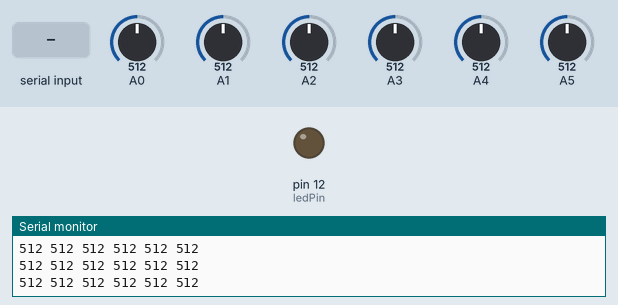
Simulated run of this sketch. Board: Arduino Uno, built with avr-gcc and run on an emulated ATmega328P. Shown: output pins drawn as LEDs (lit = HIGH), the last lines printed to the serial monitor. The inputs (shaded band) are chosen by the test bench; at power-on: A0 = 512, A1 = 512, A2 = 512, A3 = 512, A4 = 512, A5 = 512.

Above: at 1.2 s.
1.3 s: "H" received over Serial
At 2.5 s:
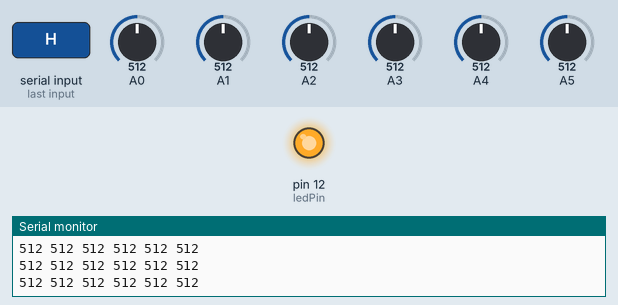
2.8 s: A0 set to 109
5.8 s: A0 set to 95
8.8 s: "L" received over Serial
At 9.6 s:
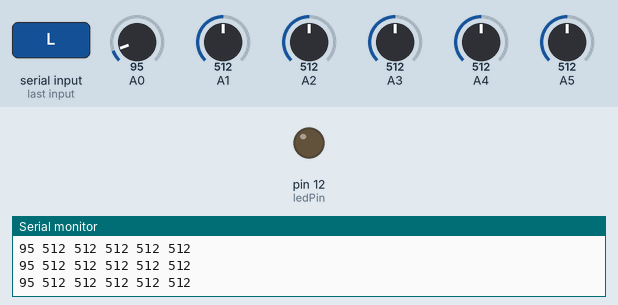
11.8 s: A1 set to 104
13.3 s: A1 set to 92
Timing chart, 0 to 15.8 s (numbered marks = the images above; inputs shaded):
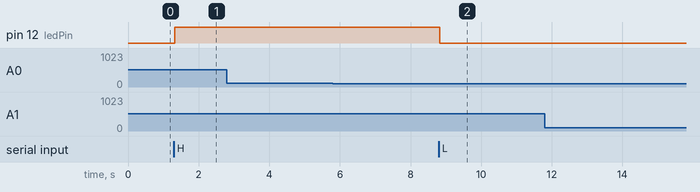

The sketch:

serial.ino
```cpp
// C++ code
//

const int nSensors = 6;
const int ledPin = 12; // the pin that the LED is attached to
int incomingByte;      // a variable to read incoming serial data inot
int val[nSensors]; //array 6 sensors total
void setup()
{
  Serial.begin(9600); // initialize serial communication
  pinMode(ledPin, OUTPUT);  // initialize the LED pin as an output:
}

void loop()
{
 //read analog inputs one by one and send them to max
  for(int i = 0; i < nSensors; i++){
   val[i] = analogRead(i);
   Serial.print(val[i]);
   Serial.print(" ");
  }

 Serial.println(); // sent to MaxMSP
 delay(10 );

   // see if there's incoming serial data:
  if (Serial.available() > 0) {
    // read the oldest byte in the serial buffer:
    incomingByte = Serial.read();
    // if it's a capital H (ASCII 72), turn on the LED:
    if (incomingByte == 'H') {
      digitalWrite(ledPin, HIGH);
    }
    // if it's an L (ASCII 76) turn off the LED:
    if (incomingByte == 'L') {
      digitalWrite(ledPin, LOW);
    }
}
}
```

Measured:
- after the input at 1.3 s, pin 12 (ledPin): LOW → HIGH at once
- after the input at 8.8 s, pin 12 (ledPin): HIGH → LOW at once
